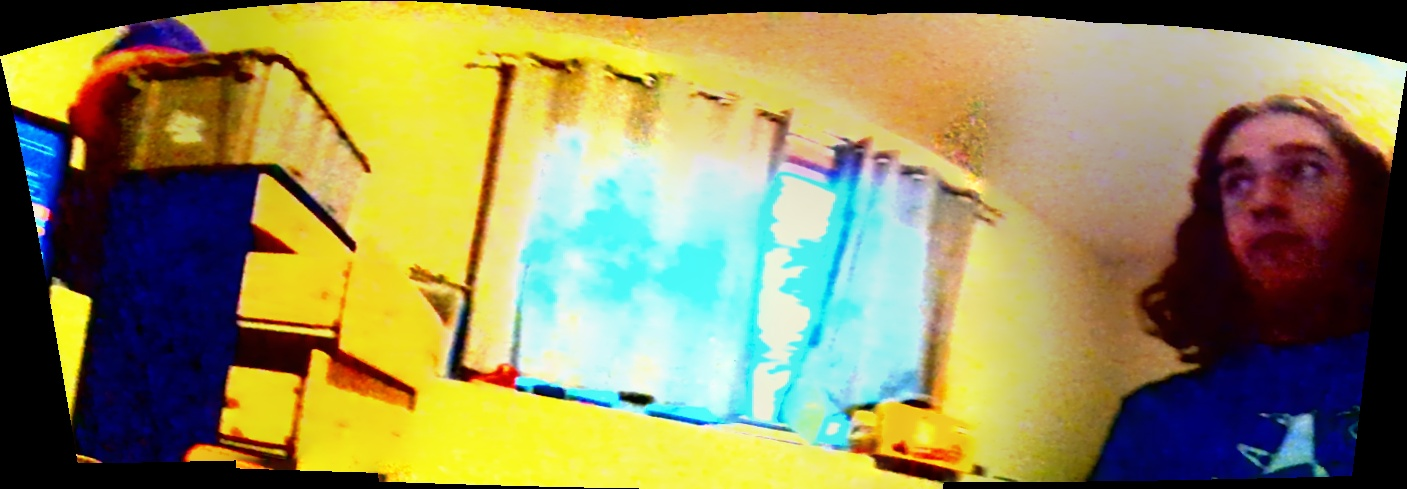
#> input picture test.jpg, 1407 x 489 px
$ python viewer.py test.jpg
#> lines starting #> are read from the running program, lines starting #| are printed output that depends on the picture
import cv2
import numpy as np
import argparse
import sys

class CylindricalViewer:
    def __init__(self, image_path):
        self.image = cv2.imread(image_path)
        if self.image is None:
            raise ValueError(f"Could not load image from {image_path}")

        self.height, self.width = self.image.shape[:2]

        # Viewer parameters
        self.view_width = 800
        self.view_height = 600
        self.fov = 90  # Field of view in degrees

        # Navigation parameters
        self.yaw = 0.0  # Horizontal rotation
        self.pitch = 0.0  # Vertical rotation
        self.max_pitch = 45.0  # Limit vertical rotation

        # Mouse control
        self.mouse_x = 0
        self.mouse_y = 0
        self.mouse_pressed = False
        self.sensitivity = 0.5

        # Create window
        cv2.namedWindow('Cylindrical Viewer', cv2.WINDOW_AUTOSIZE)
        cv2.setMouseCallback('Cylindrical Viewer', self.mouse_callback)

        # Generate coordinate maps
        self.generate_maps()

    def mouse_callback(self, event, x, y, flags, param):
        if event == cv2.EVENT_LBUTTONDOWN:
            self.mouse_pressed = True
            self.mouse_x = x
            self.mouse_y = y
        elif event == cv2.EVENT_LBUTTONUP:
            self.mouse_pressed = False
        elif event == cv2.EVENT_MOUSEMOVE and self.mouse_pressed:
            dx = x - self.mouse_x
            dy = y - self.mouse_y

            # Update yaw and pitch based on mouse movement
            self.yaw += dx * self.sensitivity
            self.pitch -= dy * self.sensitivity

            # Wrap yaw around 360 degrees
            self.yaw = self.yaw % 360

            # Clamp pitch
            self.pitch = np.clip(self.pitch, -self.max_pitch, self.max_pitch)

            self.mouse_x = x
            self.mouse_y = y

            # Regenerate maps with new view angles
            self.generate_maps()

    def generate_maps(self):
        # Create coordinate grids for the output view
        u = np.arange(self.view_width, dtype=np.float32)
        v = np.arange(self.view_height, dtype=np.float32)
        u, v = np.meshgrid(u, v)

        # Convert to normalized coordinates (-1 to 1)
        u_norm = (u - self.view_width / 2) / (self.view_width / 2)
        v_norm = (v - self.view_height / 2) / (self.view_height / 2)

        # Convert FOV to radians
        fov_rad = np.radians(self.fov)

        # Calculate 3D coordinates on unit sphere
        # Perspective projection
        focal_length = 1.0 / np.tan(fov_rad / 2)

        x = u_norm / focal_length
        y = v_norm / focal_length
        z = np.ones_like(x)

        # Normalize to unit sphere
        norm = np.sqrt(x*x + y*y + z*z)
        x /= norm
        y /= norm
        z /= norm

        # Apply rotation based on yaw and pitch
        yaw_rad = np.radians(self.yaw)
        pitch_rad = np.radians(self.pitch)

        # Rotation matrices
        cos_yaw, sin_yaw = np.cos(yaw_rad), np.sin(yaw_rad)
        cos_pitch, sin_pitch = np.cos(pitch_rad), np.sin(pitch_rad)

        # Apply yaw rotation (around Y axis)
        x_rot = x * cos_yaw + z * sin_yaw
        z_rot = -x * sin_yaw + z * cos_yaw
        y_rot = y

        # Apply pitch rotation (around X axis)
        y_final = y_rot * cos_pitch - z_rot * sin_pitch
        z_final = y_rot * sin_pitch + z_rot * cos_pitch
        x_final = x_rot

        # Convert to cylindrical coordinates
        # For cylindrical projection, we map:
        # - azimuth (horizontal angle) to image width
        # - height (y coordinate) to image height

        azimuth = np.arctan2(x_final, z_final)
        elevation = np.arcsin(np.clip(y_final, -1, 1))

        # Convert to image coordinates
        # Map azimuth from [-π, π] to [0, width]
        src_x = ((azimuth + np.pi) / (2 * np.pi)) * self.width

        # Map elevation from [-π/2, π/2] to [0, height]
        # For cylindrical images, typically the full height represents a limited vertical range
        elevation_range = np.pi / 3  # Adjust this based on your image's vertical coverage
        src_y = ((elevation + elevation_range/2) / elevation_range) * self.height

        # Clamp coordinates to image bounds
        src_x = np.clip(src_x, 0, self.width - 1)
        src_y = np.clip(src_y, 0, self.height - 1)

        # Store maps for remapping
        self.map_x = src_x.astype(np.float32)
        self.map_y = src_y.astype(np.float32)

    def render_view(self):
        # Use remap to sample the cylindrical image
        view = cv2.remap(self.image, self.map_x, self.map_y,
                        cv2.INTER_LINEAR, borderMode=cv2.BORDER_WRAP)
        return view

    def run(self):
        print("Cylindrical Image Viewer")
        print("Controls:")
        print("- Click and drag to look around")
        print("- Press 'q' or ESC to quit")
        print("- Press 'r' to reset view")
        print("- Press '+'/'-' to adjust FOV")

        while True:
            # Render the current view
            view = self.render_view()

            # Add UI overlay
            info_text = f"Yaw: {self.yaw:.1f} Pitch: {self.pitch:.1f} FOV: {self.fov}"
            cv2.putText(view, info_text, (10, 30), cv2.FONT_HERSHEY_SIMPLEX,
                       0.7, (255, 255, 255), 2)
            cv2.putText(view, info_text, (10, 30), cv2.FONT_HERSHEY_SIMPLEX,
                       0.7, (0, 0, 0), 1)

            cv2.imshow('Cylindrical Viewer', view)

            key = cv2.waitKey(1) & 0xFF
            if key == ord('q') or key == 27:  # 'q' or ESC
                break
            elif key == ord('r'):  # Reset view
                self.yaw = 0.0
                self.pitch = 0.0
                self.generate_maps()
            elif key == ord('+') or key == ord('='):  # Increase FOV
                self.fov = min(self.fov + 5, 150)
                self.generate_maps()
            elif key == ord('-'):  # Decrease FOV
                self.fov = max(self.fov - 5, 30)
                self.generate_maps()
            elif key == 81:  # Left arrow
                self.yaw = (self.yaw - 5) % 360
                self.generate_maps()
            elif key == 83:  # Right arrow
                self.yaw = (self.yaw + 5) % 360
                self.generate_maps()
            elif key == 82:  # Up arrow
                self.pitch = np.clip(self.pitch + 5, -self.max_pitch, self.max_pitch)
                self.generate_maps()
            elif key == 84:  # Down arrow
                self.pitch = np.clip(self.pitch - 5, -self.max_pitch, self.max_pitch)
                self.generate_maps()

        cv2.destroyAllWindows()

def main():
    parser = argparse.ArgumentParser(description='Interactive Cylindrical Projection Viewer')
    parser.add_argument('image', help='Path to the cylindrical projection image')
    parser.add_argument('--width', type=int, default=800, help='Viewer width (default: 800)')
    parser.add_argument('--height', type=int, default=600, help='Viewer height (default: 600)')
    parser.add_argument('--fov', type=int, default=90, help='Initial field of view (default: 90)')

    args = parser.parse_args()

    try:
        viewer = CylindricalViewer(args.image)
#> in __init__, self.image is the input picture: shape (489, 1407, 3); mean B, G, R 90.2, 138.5, 144.5
        viewer.view_width = args.width
#> viewer.view_width = 800
        viewer.view_height = args.height
#> viewer.view_height = 600
        viewer.fov = args.fov
        viewer.generate_maps()  # Regenerate with new parameters
#> in generate_maps (call 2), `azimuth = np.arctan2(x_final, z_final)`:
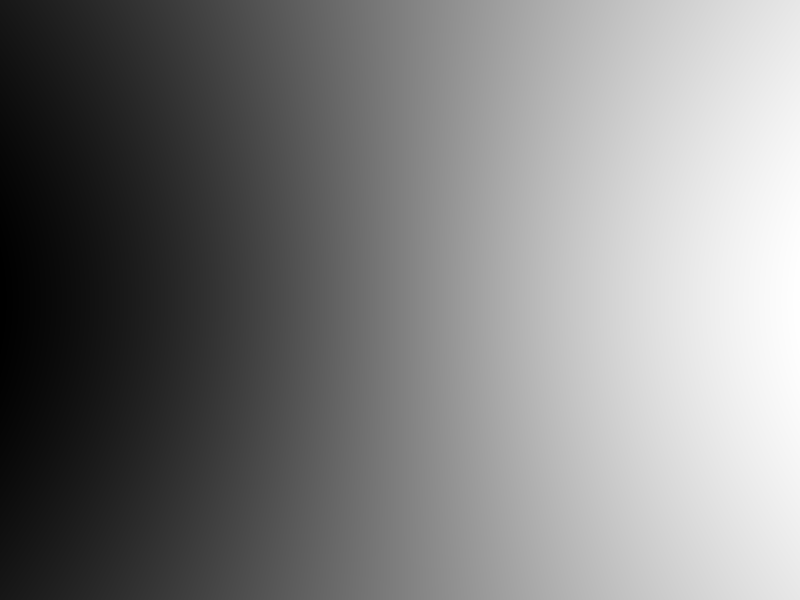
#> x_final: shape (600, 800) float32; min -0.707, max 0.706, mean -0.000823; drawn with min black and max white
#> in generate_maps (call 2), `elevation = np.arcsin(np.clip(y_final, -1, 1))`:
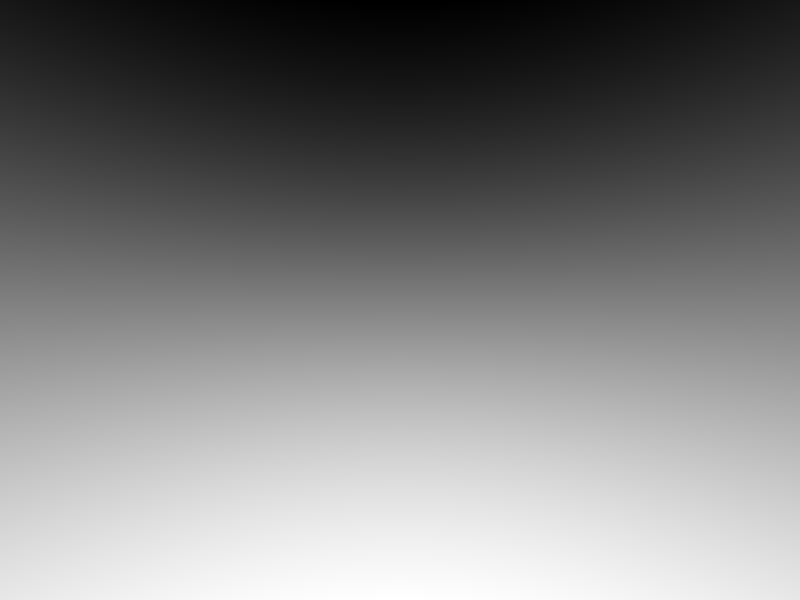
#> y_final: shape (600, 800) float32; min -0.707, max 0.706, mean -0.0011; drawn with min black and max white
        viewer.run()
#> in render_view, `view = cv2.remap(self.image, self.map_x, self.map_y, cv2.INTER_LINEAR,..`:
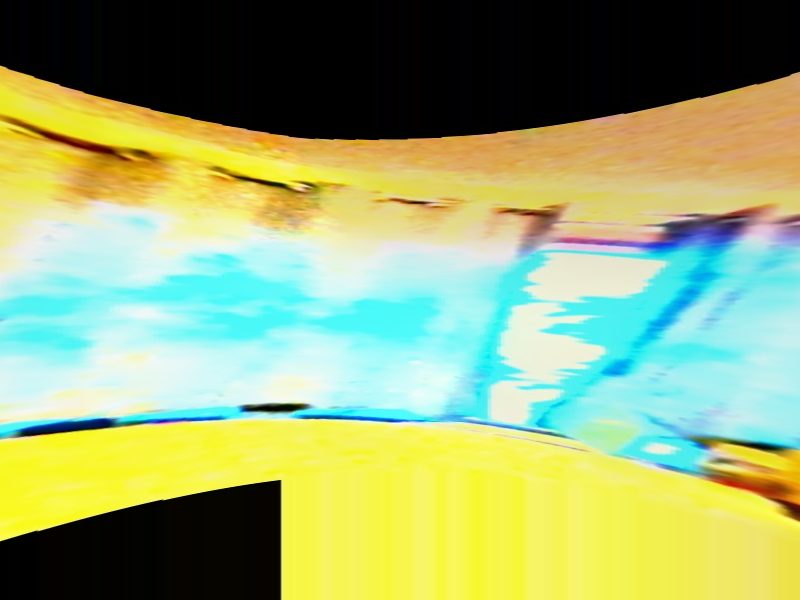
#> view: shape (600, 800, 3); mean B, G, R 115, 169.4, 151.2
#> in run, `cv2.putText(view, info_text, (10, 30), cv2.FONT_HERSHEY_SIMPLEX, 0.7, ..`:
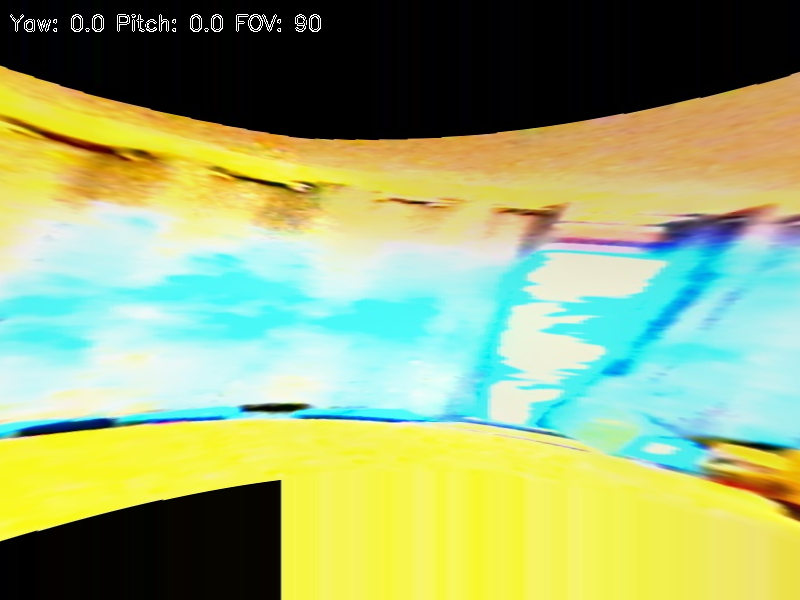
#> view: shape (600, 800, 3); mean B, G, R 115.7, 170.1, 151.9
#> (key q is pressed here)
    except ValueError as e:
        print(f"Error: {e}")
        sys.exit(1)
    except KeyboardInterrupt:
        print("\nExiting...")
        sys.exit(0)

if __name__ == "__main__":
    main()
